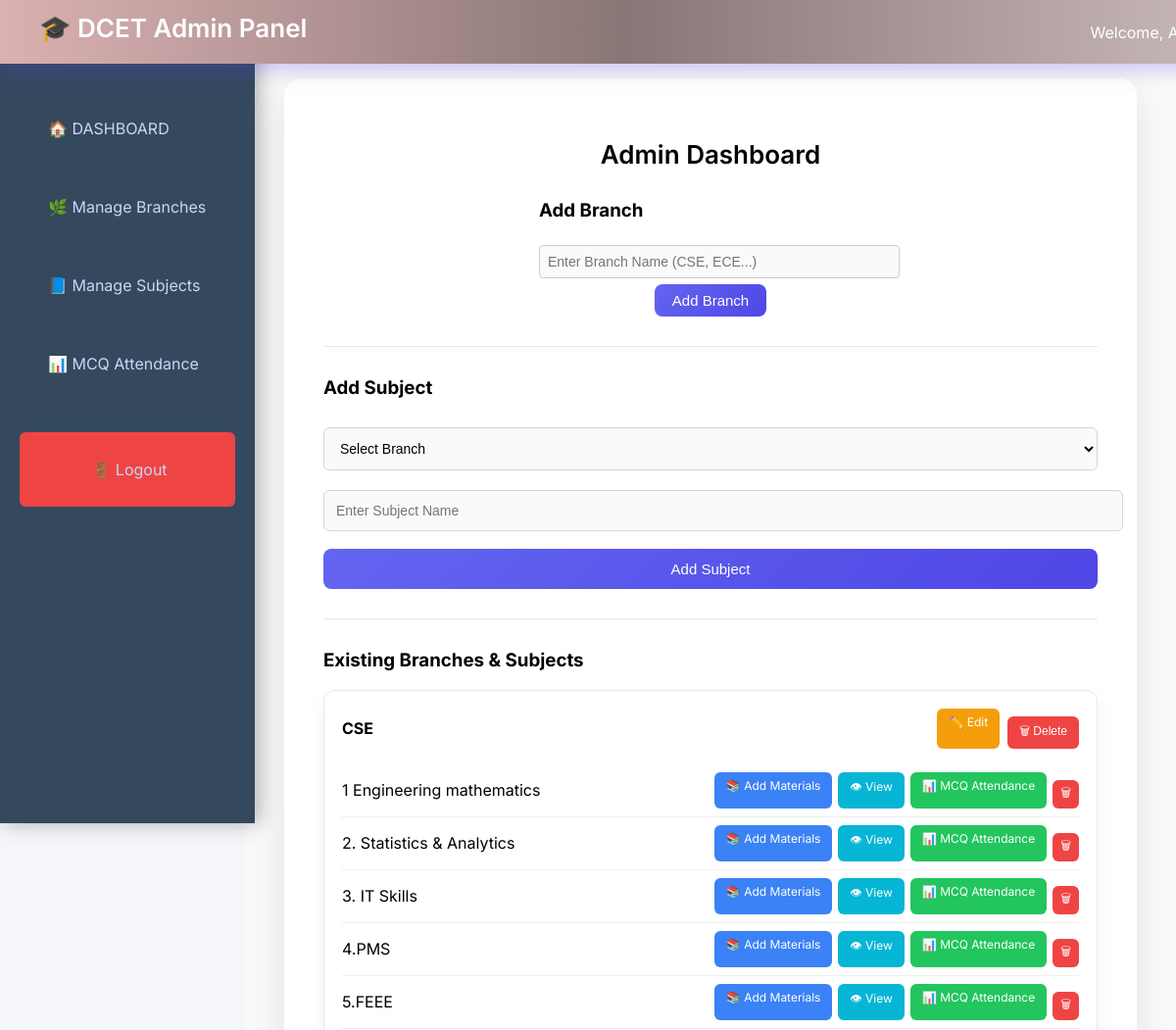
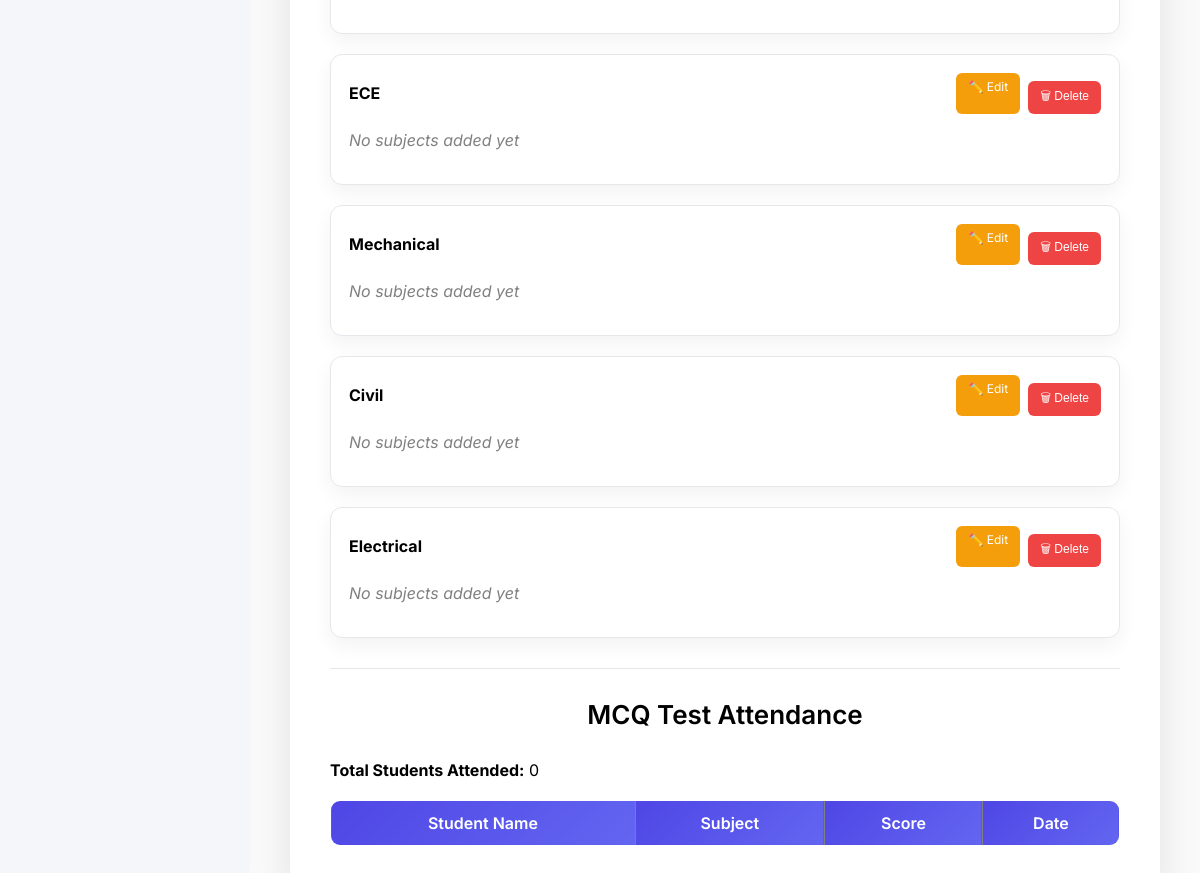
The app's page /admin/dashboard (signed in) with its own data (2 pictures, top to bottom).
### models.py (models this page shows)
class Branch(db.Model):
    __tablename__ = 'branch'
    id = db.Column(db.Integer, primary_key=True)
    name = db.Column(db.String(50), unique=True, nullable=False)
    subjects = db.relationship('Subject', backref='branch', lazy=True)

class Subject(db.Model):
    __tablename__ = 'subject'
    id = db.Column(db.Integer, primary_key=True)
    name = db.Column(db.String(100), nullable=False)
    branch_id = db.Column(db.Integer, db.ForeignKey('branch.id'), nullable=False)

### routes/admin_routes.py (the view, shortened to what this page needs)
@admin.route('/dashboard', methods=['GET', 'POST'])   # ✅ FIXED (removed /admin)
def dashboard():
    if 'admin_id' not in session:
        return redirect('/login')
    branches = Branch.query.all()
    for branch in branches:
        branch.subjects = Subject.query.filter_by(branch_id=branch.id).all()
    subjects = Subject.query.all()
    mcq_results = MCQResult.query.order_by(
        MCQResult.attended_on.desc()
    ).all()
    total_attended = len(mcq_results)
    return render_template(
        'admin_dashboard.html',
        branches=branches,
        subjects=subjects,
        mcq_results=mcq_results,
        total_attended=total_attended
    )

### app.py (called while the page is built)
@app.after_request
def add_header(response):
    response.headers["Cache-Control"] = "no-cache, no-store, must-revalidate"
    response.headers["Pragma"] = "no-cache"
    response.headers["Expires"] = "0"
    return response

### templates/admin_dashboard.html (shortened to what this page needs)
<!DOCTYPE html>
<html>
<head>
</head>
<body>
    <div class="top-header">
    <h2>🎓 DCET Admin Panel</h2>
    <div>
        <span>Welcome, Admin</span>
    </div>
</div>
<aside>
<h2>Admin Panel ⚙️</h2>
<a href="{{ url_for('admin.dashboard') }}"><p>🏠 DASHBOARD</p></a>
<a href="{{ url_for('admin.dashboard') }}#branch"><p>🌿 Manage Branches</p></a>
<a href="{{ url_for('admin.dashboard') }}#subject"><p>📘 Manage Subjects</p></a>
<a href="{{ url_for('admin.admin_attendance') }}"><p>📊 MCQ Attendance</p></a>
<a href="{{ url_for('logout') }}" class="logout"><p>🚪 Logout</p></a>
</aside>
<div class="main">
<div class="container">
<h2>Admin Dashboard</h2>
<form method="POST" id="branch">
<h3>Add Branch</h3>
<input type="text" name="branch" placeholder="Enter Branch Name (CSE, ECE...)" required>
<button type="submit">Add Branch</button>
</form>
<hr>
<form method="POST" id="subject">
<h3>Add Subject</h3>
<select name="branch_id" required>
<option value="">Select Branch</option>
</select>
<input type="text" name="subject" placeholder="Enter Subject Name" required>
<button type="submit">Add Subject</button>
</form>
<hr>
<h3>Existing Branches & Subjects</h3>
{% if branches %}
{% for branch in branches %}
<div class="branch-box">
<div class="branch-header">
<strong>{{ branch.name }}</strong>
<div class="branch-actions">
<a href="{{ url_for('admin.edit_branch', branch_id=branch.id) }}" class="btn edit">✏️ Edit</a>
<form action="{{ url_for('admin.delete_branch', branch_id=branch.id) }}" method="POST" style="display:inline;">
<button type="submit" class="btn delete">🗑 Delete</button>
</form>
</div>
</div>
{% if branch.subjects %}
<ul class="subject-list">
{% for subject in branch.subjects %}
<li class="subject-item">
<span>{{ subject.name }}</span>
<div class="subject-actions">
<a href="/admin/add-dcet/{{ subject.id }}" class="btn blue">📚 Add Materials</a>
<a href="/admin/subject/{{ subject.id }}/materials" class="btn view">👁 View</a>
<a href="{{ url_for('admin.admin_attendance') }}" class="btn green">
📊 MCQ Attendance
</a>
<form action="/admin/delete-subject/{{ subject.id }}" method="POST" style="display:inline;">
<button type="submit" class="btn delete-small">🗑</button>
</form>
</div>
</li>
{% endfor %}
</ul>
{% else %}
<p class="empty">No subjects added yet</p>
{% endif %}
</div>
{% endfor %}
{% else %}
<p class="empty">No branches added yet</p>
{% endif %}
<hr>
<h2>MCQ Test Attendance</h2>
<p><strong>Total Students Attended:</strong> {{ total_attended }}</p>
<table border="1">
<tr>
<th>Student Name</th>
<th>Subject</th>
<th>Score</th>
<th>Date</th>
</tr>
</table>
</div>
</div>
</body>
</html>

### templates/admin_dashboard.html (style rules this page uses)
body { margin:0; font-family: 'Inter', sans-serif; background-color: #f4f6f9; display:flex; }
aside { width:240px; height:100vh; background: linear-gradient(180deg,#1e293b,#020617); color:white; padding-top:20px; position:fixed; left:0; top:0; box-shadow: 4px 0 20px rgba(0,0,0,0.3); }
aside h2 { text-align:center; margin-bottom:30px; font-size:20px; font-weight:700; letter-spacing:1px; }
aside a { display:block; padding:14px 25px; color:#cbd5f5; text-decoration:none; transition:0.3s; border-left:4px solid transparent; }
.main { margin-left:250px; padding:40px; width:100%; background:#fbfafaf1; min-height:100vh; }
.container { max-width: 1000px; margin: 40px auto; background: rgba(255,255,255,0.9); padding: 40px; border-radius: 18px; backdrop-filter: blur(10px); box-shadow: 0 15px 40px rgba(0,0,0,0.1); transition: all 0.3s ease; }
h2 { text-align:center; margin-bottom:30px; font-size:26px; font-weight:600; }
input, select { width:100%; padding:12px; margin:10px 0; border:1px solid #d1d5db; border-radius:6px; font-size:14px; background:#f9fafb; }
button { width:100%; padding:12px; margin-top:8px; background: linear-gradient(135deg,#6366f1,#4f46e5); color:white; border:none; cursor:pointer; font-size:15px; border-radius:8px; transition:0.3s; }
hr { margin:30px 0; border:none; border-top:1px solid #e5e7eb; }
.empty { color:#6b7280; font-style:italic; }
.logout { background:#ef4444; margin-top:30px; text-align:center; padding:12px; border-radius:6px; }
table { width:100%; border-collapse:collapse; margin-top:20px; border-radius:10px; overflow:hidden; }
table th { background: linear-gradient(135deg,#4f46e5,#6366f1); color:white; padding:12px; font-weight:600; }
.branch-box { background: #ffffff; padding:18px; margin-bottom:20px; border-radius:12px; border:1px solid #e5e7eb; box-shadow:0 8px 20px rgba(0,0,0,0.05); transition:0.3s; }
.branch-header { display:flex; justify-content:space-between; align-items:center; margin-bottom:10px; }
.branch-actions { display:flex; gap:8px; }
#branch { width:350px; margin:20px auto; }
#branch input { width:100%; padding:8px; margin:6px 0; border:1px solid #ccc; border-radius:4px; }
#branch button { width:auto; padding:8px 18px; display:block; margin:auto; }
.subject-list { list-style:none; padding-left:0; }
.subject-item { display:flex; justify-content:space-between; align-items:center; padding:8px 0; border-bottom:1px solid #eee; }
.subject-actions { display:flex; gap:6px; }
.btn { padding:6px 12px; border-radius:6px; text-decoration:none; color:white; font-size:12px; border:none; cursor:pointer; transition:0.3s; }
.blue { background:#3b82f6; }
.view { background:#06b6d4; }
.green { background:#22c55e; }
.edit { background:#f59e0b; }
.delete { background:#ef4444; }
.delete-small { background:#ef4444;padding:4px 8px; }
.empty { color:gray; font-style:italic; }
.top-header { position: fixed; top: 0; left: 0; width: 100%; height: 65px; background: linear-gradient(90deg, #6366f1, #4f46e5); color: white; padding: 0 40px; display: flex; justify-content: space-between; align-items: center; z-index: 1000; box-shadow: 0 6px 20px rgba(79, 70, 229, 0.3); }
.top-header { position: fixed; top: 0; left: 0; width: 100%; height: 65px; background: linear-gradient(90deg, #dbb1b1, #8a7676, #cbbcbc); color: white; padding: 0 40px; display: flex; justify-content: space-between; align-items: center; z-index: 1000; box-shadow: 0 6px 20px rgba(79, 70, 229, 0.3); }
aside { width: 220px; height: 100vh; background: #34495e; color: white; padding: 20px; }

### records on screen
Branch: name "CSE"
Subject: name "1 Engineering mathematics"
Subject: name "2. Statistics & Analytics"
Subject: name "3. IT Skills"
Subject: name "4.PMS"
Subject: name "5.FEEE"
Branch: name "ECE", shows "No subjects added yet"
Branch: name "Mechanical", shows "No subjects added yet"
Branch: name "Civil", shows "No subjects added yet"
Branch: name "Electrical", shows "No subjects added yet"

### other values on screen
{{ total_attended }} "0"
